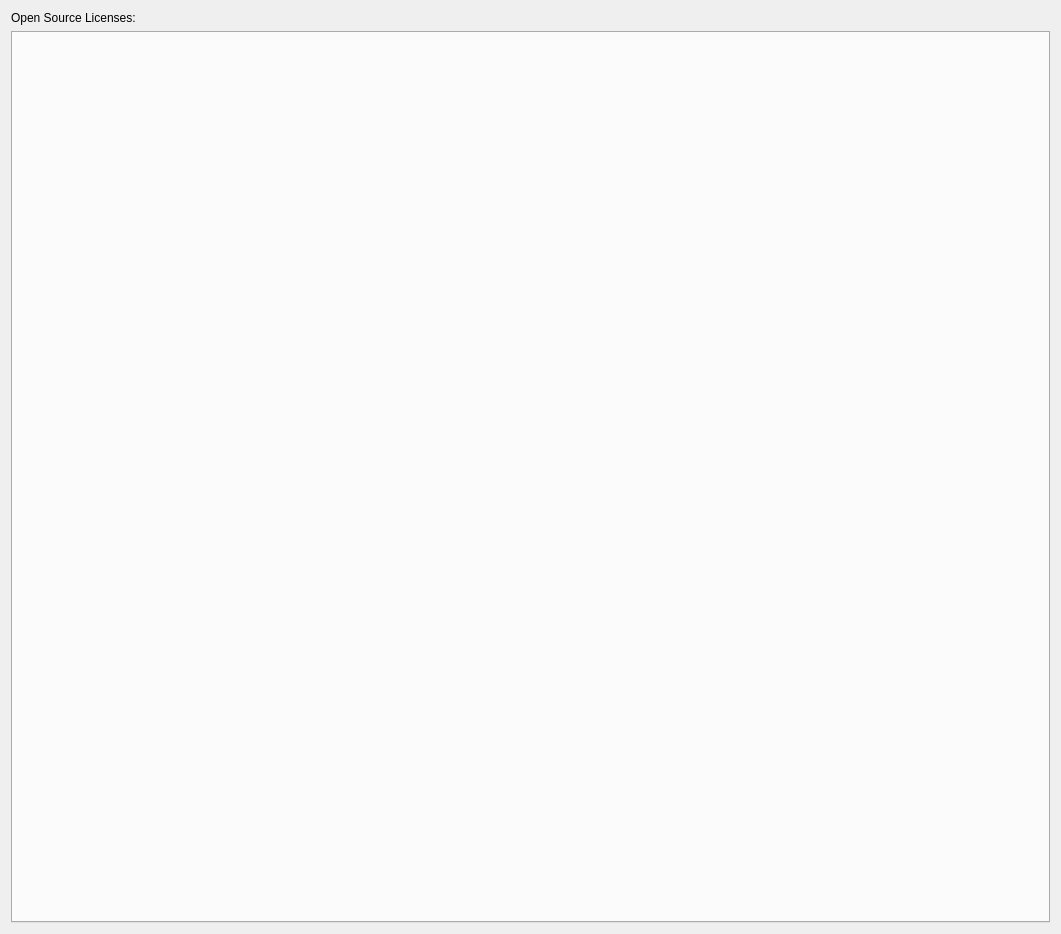
<?xml version="1.0" encoding="UTF-8"?>
<ui version="4.0">
 <class>AboutPage</class>
 <widget class="QDialog" name="AboutPage">
  <property name="geometry">
   <rect>
    <x>0</x>
    <y>0</y>
    <width>1061</width>
    <height>934</height>
   </rect>
  </property>
  <property name="windowTitle">
   <string>Open Source Licenses</string>
  </property>
  <layout class="QGridLayout" name="gridLayout">
   <item row="1" column="0">
    <widget class="QTabWidget" name="tab_widget"/>
   </item>
   <item row="0" column="0">
    <widget class="QLabel" name="label">
     <property name="text">
      <string>Open Source Licenses:</string>
     </property>
    </widget>
   </item>
  </layout>
 </widget>
 <resources/>
 <connections/>
</ui>
